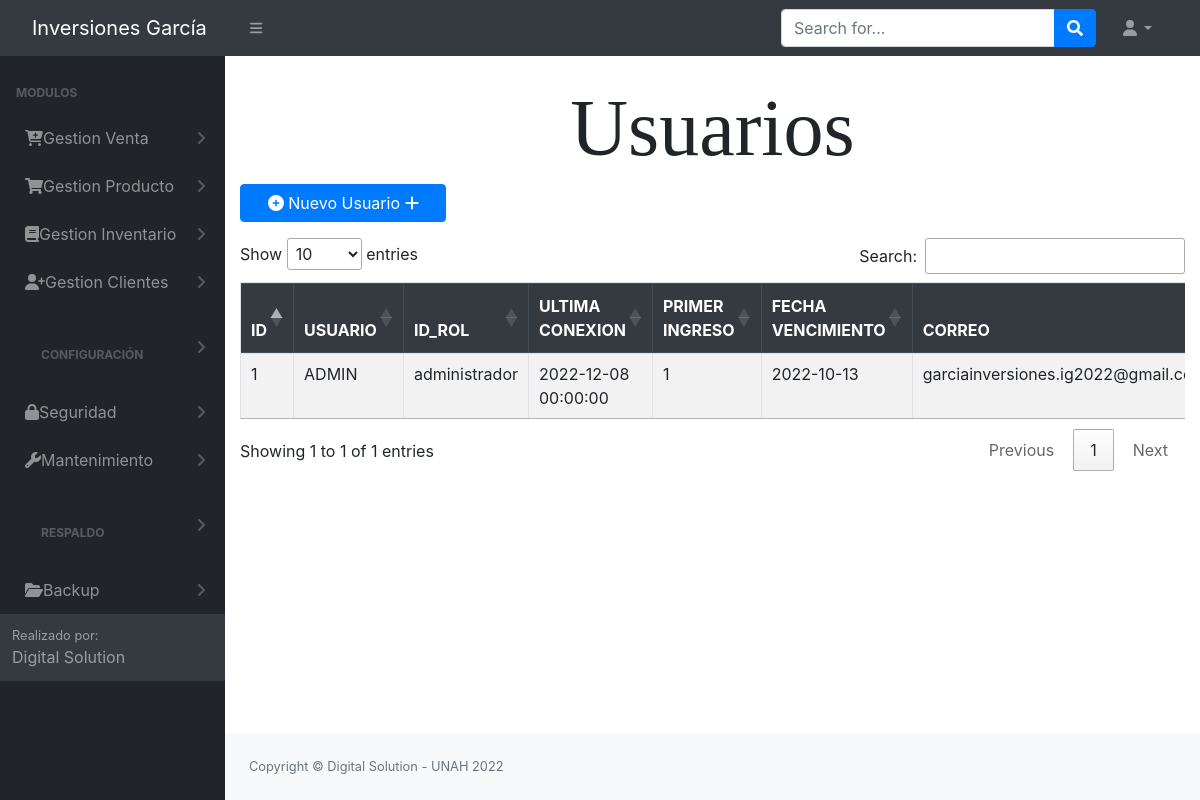
Page /Login/vista_usuarios.php (signed in) on the earlier database version.
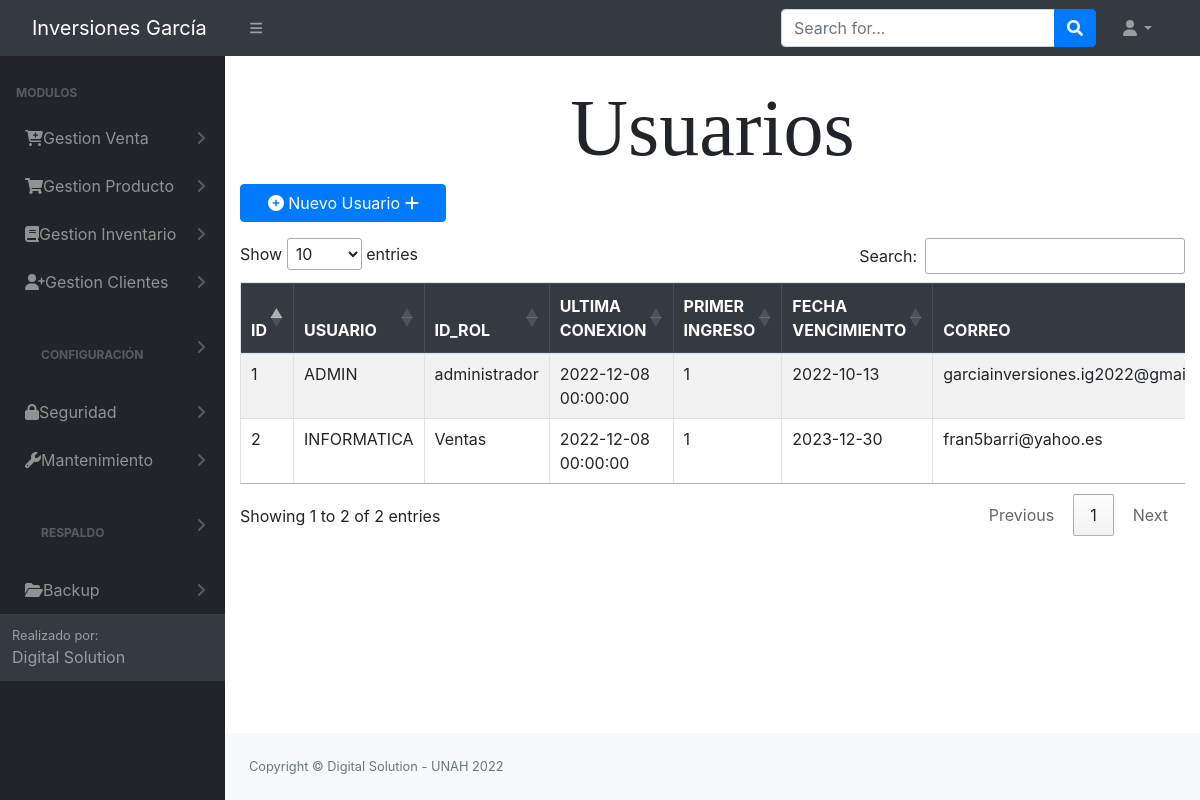
Same page on the later database version.
### tables this page shows
CREATE TABLE `tbl_permisos` (
  `id_permiso` int(11) NOT NULL AUTO_INCREMENT,
  `id_rol` int(11) NOT NULL,
  `permiso_insercion` int(11) NOT NULL,
  `permiso_eliminacion` int(11) NOT NULL,
  `permiso_modificar` int(11) NOT NULL,
  `permiso_consultar` int(11) NOT NULL,
  `id_objeto` int(11) NOT NULL,
  `pdf` int(11) NOT NULL,
  PRIMARY KEY (`id_permiso`),
  KEY `id_objeto` (`id_objeto`),
  KEY `id_rol` (`id_rol`)
);

CREATE TABLE `tbl_modulos` (
  `id_objeto` int(11) NOT NULL AUTO_INCREMENT,
  `Objeto` varchar(100) NOT NULL,
  `descripcion_objeto` varchar(30) NOT NULL,
  `id_padre` int(11) NOT NULL,
  `URL` varchar(100) NOT NULL,
  PRIMARY KEY (`id_objeto`)
);

CREATE TABLE `tbl_usuario` (
  `id_usuario` int(11) NOT NULL AUTO_INCREMENT,
  `nombre` varchar(100) NOT NULL,
  `correo` varchar(100) NOT NULL,
  `usuario` varchar(20) NOT NULL,
  `clave` varchar(50) NOT NULL,
  `id_rol` int(11) NOT NULL,
  `fecha_ultima_conexion` timestamp NOT NULL DEFAULT current_timestamp() ON UPDATE current_timestamp(),
  `preguntas_contestadas` int(11) NOT NULL,
  `primer_ingreso` int(11) NOT NULL,
  `fecha_vencimiento` date NOT NULL DEFAULT '0000-00-00',
  `id_estado` int(11) NOT NULL,
  `id_empleado` int(11) NOT NULL,
  PRIMARY KEY (`id_usuario`),
  KEY `id_rol` (`id_rol`),
  KEY `estado` (`id_estado`),
  KEY `id_empleado` (`id_empleado`),
  CONSTRAINT `tbl_usuario_ibfk_1` FOREIGN KEY (`id_estado`) REFERENCES `tbl_estado` (`id_estado`),
  CONSTRAINT `tbl_usuario_ibfk_2` FOREIGN KEY (`id_rol`) REFERENCES `tbl_roles` (`id_rol`)
);

CREATE TABLE `tbl_roles` (
  `id_rol` int(11) NOT NULL AUTO_INCREMENT,
  `rol` text NOT NULL,
  `descripcion` text DEFAULT NULL,
  PRIMARY KEY (`id_rol`)
);

### config/conex.php (called while the page is built, shortened)
<?php
     function getConexion()
    {
        $db = new PDO('mysql:host=localhost:3306;dbname=bd_inversiones_garcia', 'root', '');
        return $db;
    }
?>

### modelos/modelo_principal.php (called while the page is built, shortened)
<?php
class ModeloPrincipal
{
    private $db;
    private $datos;
    public function __construct()
    {
        require_once '../config/conex.php';
        $this->db = getConexion();
    }
    public function insertargeneral($sql)
    {
        $this->db = getConexion();
        $resultado = $this->db->query($sql);
        if ($resultado) {
            return true;
        } else {
            return false;
        }
    }
    public function mostrargeneral($consulta)
    {
        $resu = $this->db->query($consulta);
        while ($filas = $resu->FETCHALL(PDO::FETCH_ASSOC)) {
            $this->datos[] = $filas;
        }
        return $this->datos;
    }
}

### controladores/controlador_usuario.php (the view, shortened to what the changed rows need)
<?php
include_once('../Login/header.php');
include_once '../modelos/modelo_principal.php';
class UsuariosContralador
{
    static public function mostrarUsuario()
    {
        $usuarios = new ModeloPrincipal();
        $matrizUsuario = $usuarios->mostrargeneral("select u.*,r.ROL,te.NOMBRE_EMPLEADO,te2.NOMBRE_ESTADO  from tbl_usuario u inner join tbl_roles r on u.ID_ROL = r.ID_ROL inner join tbl_empleados te ON u.ID_EMPLEADO = te.ID_EMPLEADO
            inner join tbl_estado te2 on u.ID_ESTADO = te2.ID_ESTADO", "1");
        foreach ($matrizUsuario as $key => $value) {
            foreach ($value as $registro) {
                echo "<tr>";
                echo "<td>" . $registro['id_usuario'] . "</td>";
                echo "<td>" . $registro['usuario'] . "</td>";
                echo "<td>" . $registro['ROL'] . "</td>";
                echo "<td>" . $registro['fecha_ultima_conexion'] . "</td>";
                echo "<td>" . $registro['primer_ingreso'] . "</td>";
                echo "<td>" . $registro['fecha_vencimiento'] . "</td>";
                echo "<td>" . $registro['correo'] . "</td>";
                echo "</tr>";
            }
        }
    }
}

### Login/header.php (shortened to what the changed rows need)
<?php
include '../config/conn.php';
?>
<!DOCTYPE html>
<html lang="en">
    <head>
        <link href="https://cdn.jsdelivr.net/npm/simple-datatables@latest/dist/style.css" rel="stylesheet" />
        <link href="../dist/css/styles.css" rel="stylesheet" />
        <link rel="stylesheet" href="../Login/vendors/x/dist/notiflix-3.2.5.min.css" />
        <link rel="stylesheet" href="https://cdnjs.cloudflare.com/ajax/libs/twitter-bootstrap/4.1.3/css/bootstrap.css">
        <link rel="stylesheet" href="https://cdn.datatables.net/1.10.20/css/dataTables.bootstrap4.min.css">
        <link rel="stylesheet" type="text/css" href="assets/css/main.css">
        <link rel="stylesheet" type="text/css" href="assets/css/style.css">
        <link href="https://cdn.jsdelivr.net/npm/bootstrap@5.1.3/dist/css/bootstrap.min.css" rel="stylesheet">
        <link href="../dist/css/contenedor.css" rel="stylesheet" />
        <link href="../Login/vendors/bootstrap/dist/css/bootstrap.min.css" rel="stylesheet">
        <link rel="stylesheet" href="../Login/vendors/notiflix/dist/notiflix-3.2.5.min.css" />
        <link rel="stylesheet" href="https://cdnjs.cloudflare.com/ajax/libs/font-awesome/5.7.2/css/all.min.css" />
        <link rel="stylesheet" href="https://cdnjs.cloudflare.com/ajax/libs/simple-line-icons/2.4.1/css/simple-line-icons.css" />
        <link rel="stylesheet" href="https://cdn.datatables.net/1.10.19/css/jquery.dataTables.min.css" />
        <link rel="stylesheet" href="https://cdn.datatables.net/buttons/1.5.6/css/buttons.dataTables.min.css" />
    </head>
    <body class="sb-nav-fixed">
        <div id="layoutSidenav">
            <div id="layoutSidenav_nav">
                <nav class="sb-sidenav accordion sb-sidenav-dark" id="sidenavAccordion">
                    <div class="sb-sidenav-menu">
                        <div class="nav">
                            <div class="sb-sidenav-menu-heading">Modulos</div>
                            <?php
                            $rol = $_SESSION['rol'];
                            $result = mysqli_query($conn, "select * from tbl_modulos tm inner join tbl_permisos tp ON tm.ID_OBJETO = tp.ID_OBJETO where tm.ID_PADRE = 0 and tp.permiso_consultar = 1 and tp.ID_ROL = '$rol'"); ?>
                            <?php foreach ($result as $i) : ?>
                                <a class="nav-link collapsed" href="#" data-bs-toggle="collapse" data-bs-target="#pagesCollapsePersonas<?= $i['id_objeto'] ?>" aria-expanded="false" aria-controls="pagesCollapseError">
                                    &nbsp;&nbsp;<?= $i['Objeto'] ?>
                                    <div class="sb-sidenav-collapse-arrow"><i class="fas fa-angle-down"></i></div>
                                </a>
                            <?php endforeach; ?>
                    </div>
                </nav>
            </div>
            <div id="layoutSidenav_content"> <br>

### Login/vista_usuarios.php (shortened to what the changed rows need)
<?php include_once "./header.php";
?>
<h1 class=" text-center" id="letra"> Usuarios </h1>
<div class="container-fluid">
    <div class="row">
        <div class="col-lg-12">
            <div class="table-responsive">
                <table class="table table-striped table-bordered" id="table">
                    <thead class="thead-dark">
                        <tr>
                            <th>ID</th>
                            <th>USUARIO</th>
                            <th>ID_ROL</th>
                            <th>ULTIMA CONEXION</th>
                            <th>PRIMER INGRESO</th>
                            <th>FECHA VENCIMIENTO</th>
                            <th>CORREO</th>
                        </tr>
                    </thead>
                    <tbody>
                        <?php
                        include_once '../controladores/controlador_usuario.php';
                        UsuariosContralador::mostrarUsuario();
                        ?>
                    </tbody>
                </table>
            </div>
        </div>
    </div>
</div>
<?php include_once "./footer.php"; ?>

Differences in the rows shown:
added tbl_usuario: id_usuario "2", usuario "INFORMATICA", id_rol.rol "Ventas", fecha_ultima_conexion "2022-12-08 00:00:00", primer_ingreso "1", fecha_vencimiento "2023-12-30", correo "fran5barri@yahoo.es"
Other differences:
text written by a page script: "Show entries Search: Showing 1 to 1 of 1 entries Previous 1 Next" → "Show entries Search: Showing 1 to 2 of 2 entries Previous 1 Next"
